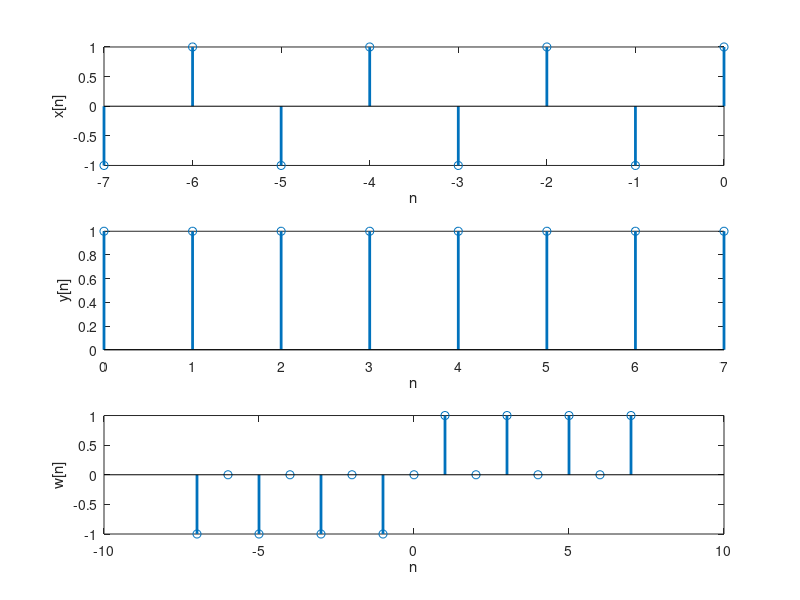
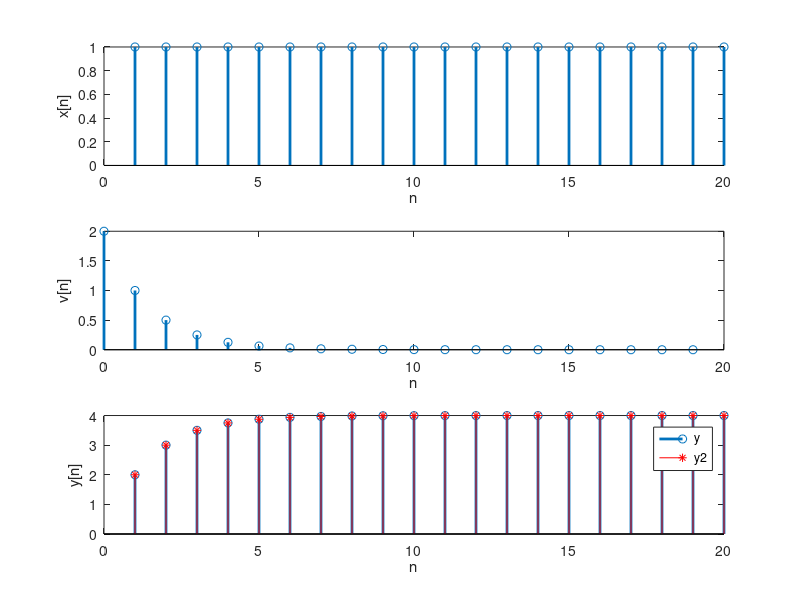

These charts were generated, in order, by the following MATLAB code:
clc
clear all
close all

%% exemplul 1

sx = -7; ex = 0;
sy = 0; ey = 7;
dtx = sx:ex;
dty = sy:ey;
dtw = sx+sy : ex+ey;
x = (-1).^dtx;
y = ones(1, ey-sy+1);
w = conv(x,y);

figure(1);
subplot(311); stem(dtx, x, 'LineWidth',2); xlabel('n'); ylabel('x[n]');
subplot(312); stem(dty, y, 'LineWidth',2); xlabel('n'); ylabel('y[n]');
subplot(313); stem(dtw, w, 'LineWidth',2); xlabel('n'); ylabel('w[n]');

%% exemplul 2

x = @(n)(n>=1);
v = @(n)((0.5).^(n-1).*(n>=0));
sx = 1; ex = 20; dtx = sx:ex;
sv = 0; ev = 19; dtv = sv:ev;
dty = sx+sv:ex;
y = conv(double(x(dtx)), v(dtv));

figure(2);
subplot(311); stem(dtx,x(dtx),'LineWidth',2); xlabel('n'); ylabel('x[n]');
subplot(312); stem(dtv,v(dtv),'LineWidth',2); xlabel('n'); ylabel('v[n]');
subplot(313); stem(dty, y(1:length(dty)), 'LineWidth',2); hold on;
y2 = (4 - ((0.5).^(dty-2)).*(dty>=1));
stem(dty, y2,'* r'); xlabel('n'); ylabel('y[n]');
legend('y','y2');
